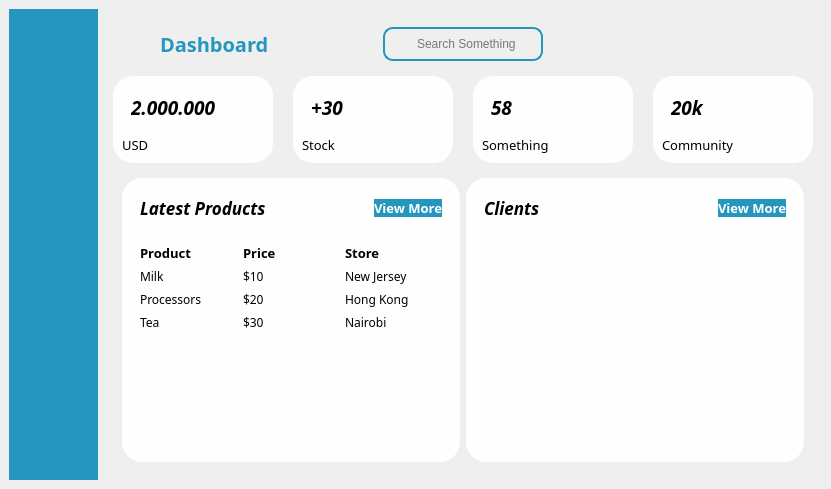
<?xml version="1.0" encoding="UTF-8"?>
<ui version="4.0">
 <class>MainWindow</class>
 <widget class="QMainWindow" name="MainWindow">
  <property name="geometry">
   <rect>
    <x>0</x>
    <y>0</y>
    <width>831</width>
    <height>489</height>
   </rect>
  </property>
  <property name="windowTitle">
   <string>MainWindow</string>
  </property>
  <widget class="QWidget" name="centralwidget">
   <property name="styleSheet">
    <string notr="true">*{
	color: #000;
	border: none;
}
#centralwidget{
	background-color: #flfef1;
}
#leftMenu{
	background-color: #2596be;
}
QLineEdit{
	background-color: transparent;
}
#searchFrame{
	border-radius:10px;
	border: 2px solid #2596be;
}
#appHeader{
	color: #2596be;
}
#card1, #card2, #card3, #card4{
	background-color: #fefeff;
	border-radius:20px;
}
#pushButton,#pushButton_2{
	background-color: #2596be;
	color: #fff;
	border-radius:10px;
}
#widget_4, #widget_5
{
		background-color: #fefeff;
		border-radius:20px;
}


	</string>
   </property>
   <layout class="QHBoxLayout" name="horizontalLayout">
    <item>
     <widget class="QWidget" name="leftMenu" native="true">
      <property name="autoFillBackground">
       <bool>false</bool>
      </property>
      <property name="styleSheet">
       <string notr="true">#leftMenu{
	background-color: #2596be;
}</string>
      </property>
     </widget>
    </item>
    <item>
     <widget class="QWidget" name="mainBody" native="true">
      <layout class="QVBoxLayout" name="verticalLayout">
       <item alignment="Qt::AlignTop">
        <widget class="QWidget" name="headerFrame" native="true">
         <layout class="QHBoxLayout" name="horizontalLayout_2">
          <property name="spacing">
           <number>0</number>
          </property>
          <property name="leftMargin">
           <number>0</number>
          </property>
          <property name="topMargin">
           <number>0</number>
          </property>
          <property name="rightMargin">
           <number>0</number>
          </property>
          <property name="bottomMargin">
           <number>0</number>
          </property>
          <item alignment="Qt::AlignLeft">
           <widget class="QWidget" name="widget" native="true">
            <layout class="QHBoxLayout" name="horizontalLayout_3">
             <item>
              <widget class="QPushButton" name="menuBtn">
               <property name="text">
                <string/>
               </property>
               <property name="icon">
                <iconset resource="resources.qrc">
                 <normaloff>:/blueIcons/assets/icons/blue/menu.svg</normaloff>:/blueIcons/assets/icons/blue/menu.svg</iconset>
               </property>
               <property name="iconSize">
                <size>
                 <width>24</width>
                 <height>24</height>
                </size>
               </property>
              </widget>
             </item>
             <item>
              <widget class="QLabel" name="appHeader">
               <property name="font">
                <font>
                 <family>Montserrat Black</family>
                 <pointsize>15</pointsize>
                 <weight>75</weight>
                 <italic>false</italic>
                 <bold>true</bold>
                 <strikeout>false</strikeout>
                </font>
               </property>
               <property name="text">
                <string>Dashboard</string>
               </property>
              </widget>
             </item>
            </layout>
           </widget>
          </item>
          <item alignment="Qt::AlignHCenter">
           <widget class="QWidget" name="widget_2" native="true">
            <layout class="QHBoxLayout" name="horizontalLayout_4">
             <item alignment="Qt::AlignTop">
              <widget class="QFrame" name="searchFrame">
               <property name="minimumSize">
                <size>
                 <width>160</width>
                 <height>0</height>
                </size>
               </property>
               <property name="frameShape">
                <enum>QFrame::StyledPanel</enum>
               </property>
               <property name="frameShadow">
                <enum>QFrame::Raised</enum>
               </property>
               <layout class="QHBoxLayout" name="horizontalLayout_5">
                <property name="spacing">
                 <number>0</number>
                </property>
                <property name="leftMargin">
                 <number>0</number>
                </property>
                <property name="topMargin">
                 <number>0</number>
                </property>
                <property name="rightMargin">
                 <number>0</number>
                </property>
                <property name="bottomMargin">
                 <number>0</number>
                </property>
                <item>
                 <widget class="QLabel" name="label_2">
                  <property name="minimumSize">
                   <size>
                    <width>30</width>
                    <height>30</height>
                   </size>
                  </property>
                  <property name="maximumSize">
                   <size>
                    <width>30</width>
                    <height>30</height>
                   </size>
                  </property>
                  <property name="text">
                   <string/>
                  </property>
                  <property name="pixmap">
                   <pixmap resource="resources.qrc">:/blueIcons/assets/icons/blue/search.svg</pixmap>
                  </property>
                  <property name="scaledContents">
                   <bool>true</bool>
                  </property>
                 </widget>
                </item>
                <item>
                 <widget class="QLineEdit" name="lineEdit">
                  <property name="placeholderText">
                   <string>Search Something</string>
                  </property>
                 </widget>
                </item>
               </layout>
              </widget>
             </item>
            </layout>
           </widget>
          </item>
          <item alignment="Qt::AlignRight">
           <widget class="QWidget" name="widget_3" native="true">
            <layout class="QHBoxLayout" name="horizontalLayout_6">
             <property name="spacing">
              <number>0</number>
             </property>
             <property name="leftMargin">
              <number>0</number>
             </property>
             <property name="topMargin">
              <number>0</number>
             </property>
             <property name="rightMargin">
              <number>0</number>
             </property>
             <property name="bottomMargin">
              <number>0</number>
             </property>
             <item>
              <widget class="QPushButton" name="accountBtn">
               <property name="text">
                <string/>
               </property>
               <property name="icon">
                <iconset resource="resources.qrc">
                 <normaloff>:/blueIcons/assets/icons/blue/user.svg</normaloff>:/blueIcons/assets/icons/blue/user.svg</iconset>
               </property>
               <property name="iconSize">
                <size>
                 <width>32</width>
                 <height>32</height>
                </size>
               </property>
              </widget>
             </item>
            </layout>
           </widget>
          </item>
         </layout>
        </widget>
       </item>
       <item>
        <widget class="QWidget" name="cardsFrame" native="true">
         <layout class="QHBoxLayout" name="horizontalLayout_7">
          <property name="spacing">
           <number>20</number>
          </property>
          <property name="leftMargin">
           <number>0</number>
          </property>
          <property name="topMargin">
           <number>0</number>
          </property>
          <property name="rightMargin">
           <number>0</number>
          </property>
          <property name="bottomMargin">
           <number>0</number>
          </property>
          <item>
           <widget class="QWidget" name="card1" native="true">
            <property name="minimumSize">
             <size>
              <width>160</width>
              <height>0</height>
             </size>
            </property>
            <layout class="QVBoxLayout" name="verticalLayout_2">
             <item>
              <widget class="QFrame" name="frame">
               <property name="frameShape">
                <enum>QFrame::StyledPanel</enum>
               </property>
               <property name="frameShadow">
                <enum>QFrame::Raised</enum>
               </property>
               <layout class="QHBoxLayout" name="horizontalLayout_8">
                <item>
                 <widget class="QLabel" name="label">
                  <property name="font">
                   <font>
                    <family>Montserrat Black</family>
                    <pointsize>14</pointsize>
                    <weight>75</weight>
                    <italic>true</italic>
                    <bold>true</bold>
                   </font>
                  </property>
                  <property name="text">
                   <string>2.000.000</string>
                  </property>
                 </widget>
                </item>
                <item>
                 <widget class="QLabel" name="label_3">
                  <property name="maximumSize">
                   <size>
                    <width>40</width>
                    <height>40</height>
                   </size>
                  </property>
                  <property name="focusPolicy">
                   <enum>Qt::NoFocus</enum>
                  </property>
                  <property name="text">
                   <string/>
                  </property>
                  <property name="pixmap">
                   <pixmap resource="resources.qrc">:/blueIcons/assets/icons/blue/shopping-cart.svg</pixmap>
                  </property>
                  <property name="scaledContents">
                   <bool>false</bool>
                  </property>
                 </widget>
                </item>
               </layout>
              </widget>
             </item>
             <item alignment="Qt::AlignTop">
              <widget class="QLabel" name="label_4">
               <property name="font">
                <font>
                 <family>Montserrat</family>
                 <pointsize>10</pointsize>
                </font>
               </property>
               <property name="text">
                <string>USD</string>
               </property>
              </widget>
             </item>
            </layout>
           </widget>
          </item>
          <item>
           <widget class="QWidget" name="card2" native="true">
            <property name="minimumSize">
             <size>
              <width>160</width>
              <height>0</height>
             </size>
            </property>
            <layout class="QVBoxLayout" name="verticalLayout_3">
             <item>
              <widget class="QFrame" name="frame_2">
               <property name="frameShape">
                <enum>QFrame::StyledPanel</enum>
               </property>
               <property name="frameShadow">
                <enum>QFrame::Raised</enum>
               </property>
               <layout class="QHBoxLayout" name="horizontalLayout_9">
                <item>
                 <widget class="QLabel" name="label_6">
                  <property name="font">
                   <font>
                    <family>Montserrat Black</family>
                    <pointsize>14</pointsize>
                    <weight>75</weight>
                    <italic>true</italic>
                    <bold>true</bold>
                   </font>
                  </property>
                  <property name="text">
                   <string>+30</string>
                  </property>
                 </widget>
                </item>
                <item>
                 <widget class="QLabel" name="label_7">
                  <property name="maximumSize">
                   <size>
                    <width>40</width>
                    <height>40</height>
                   </size>
                  </property>
                  <property name="text">
                   <string/>
                  </property>
                  <property name="pixmap">
                   <pixmap resource="resources.qrc">:/blueIcons/assets/icons/blue/credit-card.svg</pixmap>
                  </property>
                  <property name="scaledContents">
                   <bool>false</bool>
                  </property>
                  <property name="alignment">
                   <set>Qt::AlignCenter</set>
                  </property>
                 </widget>
                </item>
               </layout>
              </widget>
             </item>
             <item alignment="Qt::AlignTop">
              <widget class="QLabel" name="label_5">
               <property name="font">
                <font>
                 <family>Montserrat</family>
                 <pointsize>10</pointsize>
                </font>
               </property>
               <property name="text">
                <string>Stock</string>
               </property>
              </widget>
             </item>
            </layout>
           </widget>
          </item>
          <item>
           <widget class="QWidget" name="card3" native="true">
            <property name="minimumSize">
             <size>
              <width>160</width>
              <height>0</height>
             </size>
            </property>
            <layout class="QVBoxLayout" name="verticalLayout_4">
             <item>
              <widget class="QFrame" name="frame_3">
               <property name="frameShape">
                <enum>QFrame::StyledPanel</enum>
               </property>
               <property name="frameShadow">
                <enum>QFrame::Raised</enum>
               </property>
               <layout class="QHBoxLayout" name="horizontalLayout_10">
                <item>
                 <widget class="QLabel" name="label_9">
                  <property name="font">
                   <font>
                    <family>Montserrat Black</family>
                    <pointsize>14</pointsize>
                    <weight>75</weight>
                    <italic>true</italic>
                    <bold>true</bold>
                   </font>
                  </property>
                  <property name="text">
                   <string>58</string>
                  </property>
                 </widget>
                </item>
                <item>
                 <widget class="QLabel" name="label_10">
                  <property name="maximumSize">
                   <size>
                    <width>40</width>
                    <height>40</height>
                   </size>
                  </property>
                  <property name="text">
                   <string/>
                  </property>
                  <property name="pixmap">
                   <pixmap resource="resources.qrc">:/blueIcons/assets/icons/blue/align-right.svg</pixmap>
                  </property>
                  <property name="scaledContents">
                   <bool>false</bool>
                  </property>
                 </widget>
                </item>
               </layout>
              </widget>
             </item>
             <item alignment="Qt::AlignTop">
              <widget class="QLabel" name="label_8">
               <property name="font">
                <font>
                 <family>Montserrat</family>
                 <pointsize>10</pointsize>
                </font>
               </property>
               <property name="text">
                <string>Something</string>
               </property>
              </widget>
             </item>
            </layout>
           </widget>
          </item>
          <item>
           <widget class="QWidget" name="card4" native="true">
            <property name="minimumSize">
             <size>
              <width>160</width>
              <height>0</height>
             </size>
            </property>
            <layout class="QVBoxLayout" name="verticalLayout_5">
             <item>
              <widget class="QFrame" name="frame_4">
               <property name="frameShape">
                <enum>QFrame::StyledPanel</enum>
               </property>
               <property name="frameShadow">
                <enum>QFrame::Raised</enum>
               </property>
               <layout class="QHBoxLayout" name="horizontalLayout_11">
                <item>
                 <widget class="QLabel" name="label_12">
                  <property name="font">
                   <font>
                    <family>Montserrat Black</family>
                    <pointsize>14</pointsize>
                    <weight>75</weight>
                    <italic>true</italic>
                    <bold>true</bold>
                   </font>
                  </property>
                  <property name="text">
                   <string>20k</string>
                  </property>
                 </widget>
                </item>
                <item>
                 <widget class="QLabel" name="label_13">
                  <property name="maximumSize">
                   <size>
                    <width>40</width>
                    <height>40</height>
                   </size>
                  </property>
                  <property name="text">
                   <string/>
                  </property>
                  <property name="pixmap">
                   <pixmap resource="resources.qrc">:/blueIcons/assets/icons/blue/users.svg</pixmap>
                  </property>
                  <property name="scaledContents">
                   <bool>false</bool>
                  </property>
                 </widget>
                </item>
               </layout>
              </widget>
             </item>
             <item alignment="Qt::AlignTop">
              <widget class="QLabel" name="label_11">
               <property name="font">
                <font>
                 <family>Montserrat</family>
                 <pointsize>10</pointsize>
                </font>
               </property>
               <property name="text">
                <string>Community</string>
               </property>
              </widget>
             </item>
            </layout>
           </widget>
          </item>
         </layout>
        </widget>
       </item>
       <item>
        <widget class="QWidget" name="mainFrame" native="true">
         <property name="sizePolicy">
          <sizepolicy hsizetype="Preferred" vsizetype="Expanding">
           <horstretch>0</horstretch>
           <verstretch>0</verstretch>
          </sizepolicy>
         </property>
         <layout class="QHBoxLayout" name="horizontalLayout_12">
          <item>
           <widget class="QWidget" name="widget_4" native="true">
            <layout class="QVBoxLayout" name="verticalLayout_6">
             <item alignment="Qt::AlignTop">
              <widget class="QFrame" name="frame_5">
               <property name="frameShape">
                <enum>QFrame::StyledPanel</enum>
               </property>
               <property name="frameShadow">
                <enum>QFrame::Raised</enum>
               </property>
               <layout class="QHBoxLayout" name="horizontalLayout_13">
                <item>
                 <widget class="QLabel" name="label_14">
                  <property name="font">
                   <font>
                    <family>Montserrat Black</family>
                    <pointsize>13</pointsize>
                    <weight>75</weight>
                    <italic>true</italic>
                    <bold>true</bold>
                   </font>
                  </property>
                  <property name="text">
                   <string>Latest Products</string>
                  </property>
                 </widget>
                </item>
                <item alignment="Qt::AlignRight">
                 <widget class="QPushButton" name="pushButton">
                  <property name="font">
                   <font>
                    <family>Montserrat</family>
                    <pointsize>10</pointsize>
                    <weight>75</weight>
                    <bold>true</bold>
                   </font>
                  </property>
                  <property name="text">
                   <string>View More</string>
                  </property>
                  <property name="icon">
                   <iconset>
                    <normaloff>assets/icons/white/arrow-right.svg</normaloff>assets/icons/white/arrow-right.svg</iconset>
                  </property>
                  <property name="iconSize">
                   <size>
                    <width>24</width>
                    <height>24</height>
                   </size>
                  </property>
                 </widget>
                </item>
               </layout>
              </widget>
             </item>
             <item alignment="Qt::AlignTop">
              <widget class="QFrame" name="frame_6">
               <property name="sizePolicy">
                <sizepolicy hsizetype="Preferred" vsizetype="Expanding">
                 <horstretch>0</horstretch>
                 <verstretch>0</verstretch>
                </sizepolicy>
               </property>
               <property name="frameShape">
                <enum>QFrame::StyledPanel</enum>
               </property>
               <property name="frameShadow">
                <enum>QFrame::Raised</enum>
               </property>
               <layout class="QGridLayout" name="gridLayout">
                <item row="0" column="1">
                 <widget class="QLabel" name="label_16">
                  <property name="font">
                   <font>
                    <family>Montserrat Black</family>
                    <pointsize>10</pointsize>
                    <weight>75</weight>
                    <bold>true</bold>
                   </font>
                  </property>
                  <property name="text">
                   <string>Price</string>
                  </property>
                 </widget>
                </item>
                <item row="0" column="0">
                 <widget class="QLabel" name="label_15">
                  <property name="font">
                   <font>
                    <family>Montserrat Black</family>
                    <pointsize>10</pointsize>
                    <weight>75</weight>
                    <bold>true</bold>
                   </font>
                  </property>
                  <property name="text">
                   <string>Product</string>
                  </property>
                 </widget>
                </item>
                <item row="0" column="2">
                 <widget class="QLabel" name="label_17">
                  <property name="font">
                   <font>
                    <family>Montserrat Black</family>
                    <pointsize>10</pointsize>
                    <weight>75</weight>
                    <bold>true</bold>
                   </font>
                  </property>
                  <property name="text">
                   <string>Store</string>
                  </property>
                 </widget>
                </item>
                <item row="2" column="2">
                 <widget class="QLabel" name="label_23">
                  <property name="font">
                   <font>
                    <family>Montserrat</family>
                   </font>
                  </property>
                  <property name="text">
                   <string>Hong Kong</string>
                  </property>
                 </widget>
                </item>
                <item row="3" column="0">
                 <widget class="QLabel" name="label_24">
                  <property name="font">
                   <font>
                    <family>Montserrat</family>
                   </font>
                  </property>
                  <property name="text">
                   <string>Tea</string>
                  </property>
                 </widget>
                </item>
                <item row="1" column="2">
                 <widget class="QLabel" name="label_20">
                  <property name="font">
                   <font>
                    <family>Montserrat</family>
                   </font>
                  </property>
                  <property name="text">
                   <string>New Jersey</string>
                  </property>
                 </widget>
                </item>
                <item row="2" column="1">
                 <widget class="QLabel" name="label_22">
                  <property name="font">
                   <font>
                    <family>Montserrat</family>
                   </font>
                  </property>
                  <property name="text">
                   <string>$20</string>
                  </property>
                 </widget>
                </item>
                <item row="1" column="0">
                 <widget class="QLabel" name="label_18">
                  <property name="font">
                   <font>
                    <family>Montserrat</family>
                   </font>
                  </property>
                  <property name="text">
                   <string>Milk</string>
                  </property>
                 </widget>
                </item>
                <item row="1" column="1">
                 <widget class="QLabel" name="label_19">
                  <property name="font">
                   <font>
                    <family>Montserrat</family>
                   </font>
                  </property>
                  <property name="text">
                   <string>$10</string>
                  </property>
                 </widget>
                </item>
                <item row="2" column="0">
                 <widget class="QLabel" name="label_21">
                  <property name="font">
                   <font>
                    <family>Montserrat</family>
                   </font>
                  </property>
                  <property name="text">
                   <string>Processors</string>
                  </property>
                 </widget>
                </item>
                <item row="3" column="1">
                 <widget class="QLabel" name="label_25">
                  <property name="font">
                   <font>
                    <family>Montserrat</family>
                   </font>
                  </property>
                  <property name="text">
                   <string>$30</string>
                  </property>
                 </widget>
                </item>
                <item row="3" column="2">
                 <widget class="QLabel" name="label_26">
                  <property name="font">
                   <font>
                    <family>Montserrat</family>
                   </font>
                  </property>
                  <property name="text">
                   <string>Nairobi</string>
                  </property>
                 </widget>
                </item>
               </layout>
              </widget>
             </item>
             <item>
              <spacer name="verticalSpacer">
               <property name="orientation">
                <enum>Qt::Vertical</enum>
               </property>
               <property name="sizeHint" stdset="0">
                <size>
                 <width>20</width>
                 <height>40</height>
                </size>
               </property>
              </spacer>
             </item>
            </layout>
           </widget>
          </item>
          <item>
           <widget class="QWidget" name="widget_5" native="true">
            <layout class="QVBoxLayout" name="verticalLayout_7">
             <item alignment="Qt::AlignTop">
              <widget class="QFrame" name="frame_7">
               <property name="frameShape">
                <enum>QFrame::StyledPanel</enum>
               </property>
               <property name="frameShadow">
                <enum>QFrame::Raised</enum>
               </property>
               <layout class="QHBoxLayout" name="horizontalLayout_14">
                <item alignment="Qt::AlignLeft">
                 <widget class="QLabel" name="label_27">
                  <property name="font">
                   <font>
                    <family>Montserrat Black</family>
                    <pointsize>13</pointsize>
                    <weight>75</weight>
                    <italic>true</italic>
                    <bold>true</bold>
                   </font>
                  </property>
                  <property name="text">
                   <string>Clients</string>
                  </property>
                 </widget>
                </item>
                <item alignment="Qt::AlignRight">
                 <widget class="QPushButton" name="pushButton_2">
                  <property name="font">
                   <font>
                    <family>Montserrat</family>
                    <pointsize>10</pointsize>
                    <weight>75</weight>
                    <bold>true</bold>
                   </font>
                  </property>
                  <property name="text">
                   <string>View More</string>
                  </property>
                  <property name="icon">
                   <iconset resource="resources.qrc">
                    <normaloff>:/whiteIcons/assets/icons/white/arrow-right.svg</normaloff>:/whiteIcons/assets/icons/white/arrow-right.svg</iconset>
                  </property>
                  <property name="iconSize">
                   <size>
                    <width>24</width>
                    <height>24</height>
                   </size>
                  </property>
                 </widget>
                </item>
               </layout>
              </widget>
             </item>
            </layout>
           </widget>
          </item>
         </layout>
        </widget>
       </item>
      </layout>
     </widget>
    </item>
   </layout>
  </widget>
 </widget>
 <resources>
  <include location="resources.qrc"/>
 </resources>
 <connections/>
</ui>
